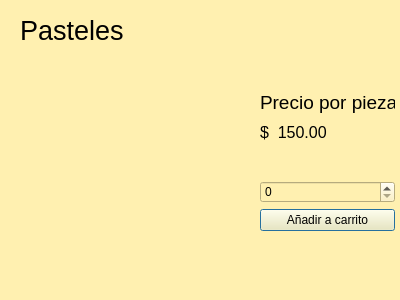
<?xml version="1.0" encoding="UTF-8"?>
<ui version="4.0">
 <class>Pasteles</class>
 <widget class="QDialog" name="Pasteles">
  <property name="geometry">
   <rect>
    <x>0</x>
    <y>0</y>
    <width>400</width>
    <height>300</height>
   </rect>
  </property>
  <property name="windowTitle">
   <string>Dialog</string>
  </property>
  <property name="styleSheet">
   <string notr="true">background-color:rgb(255, 240, 176);
border-color: rgb(0, 0, 0);
gridline-color: rgb(0, 0, 0);
border-color: rgb(0, 0, 0);</string>
  </property>
  <widget class="QLabel" name="label">
   <property name="geometry">
    <rect>
     <x>20</x>
     <y>10</y>
     <width>111</width>
     <height>41</height>
    </rect>
   </property>
   <property name="font">
    <font>
     <pointsize>20</pointsize>
    </font>
   </property>
   <property name="text">
    <string>Pasteles</string>
   </property>
  </widget>
  <widget class="QWidget" name="layoutWidget">
   <property name="geometry">
    <rect>
     <x>260</x>
     <y>90</y>
     <width>135</width>
     <height>141</height>
    </rect>
   </property>
   <layout class="QVBoxLayout" name="verticalLayout">
    <item>
     <widget class="QLabel" name="label_2">
      <property name="font">
       <font>
        <pointsize>14</pointsize>
       </font>
      </property>
      <property name="text">
       <string>Precio por pieza</string>
      </property>
     </widget>
    </item>
    <item>
     <widget class="QLabel" name="label_4">
      <property name="font">
       <font>
        <pointsize>12</pointsize>
       </font>
      </property>
      <property name="text">
       <string>$  150.00</string>
      </property>
     </widget>
    </item>
    <item>
     <widget class="QLabel" name="label_3">
      <property name="text">
       <string/>
      </property>
     </widget>
    </item>
    <item>
     <widget class="QSpinBox" name="spinBox"/>
    </item>
    <item>
     <widget class="QPushButton" name="pushButton">
      <property name="text">
       <string>Añadir a carrito</string>
      </property>
     </widget>
    </item>
   </layout>
  </widget>
  <widget class="QLabel" name="label_5">
   <property name="geometry">
    <rect>
     <x>10</x>
     <y>90</y>
     <width>211</width>
     <height>141</height>
    </rect>
   </property>
   <property name="text">
    <string/>
   </property>
   <property name="pixmap">
    <pixmap resource="pastel.qrc">:/Images/Pastel_chocolate_transparente.png</pixmap>
   </property>
   <property name="scaledContents">
    <bool>true</bool>
   </property>
  </widget>
 </widget>
 <resources>
  <include location="pastel.qrc"/>
 </resources>
 <connections/>
</ui>
